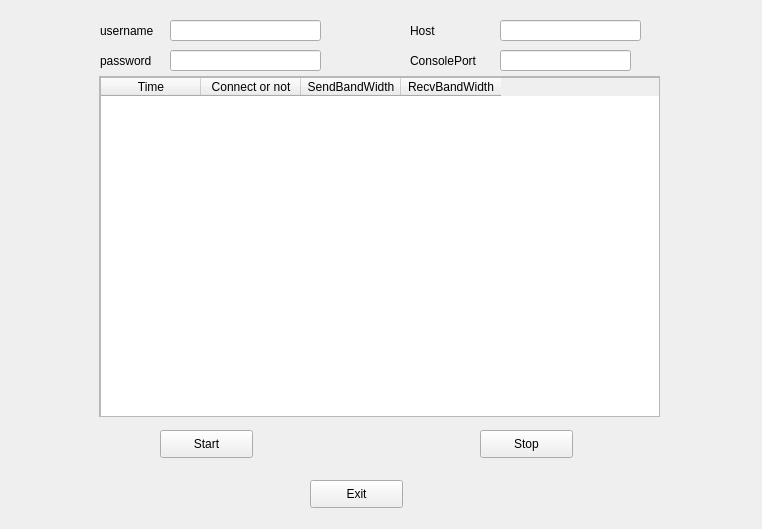
<?xml version="1.0" encoding="UTF-8"?>
<ui version="4.0">
 <class>Form</class>
 <widget class="QWidget" name="Form">
  <property name="geometry">
   <rect>
    <x>0</x>
    <y>0</y>
    <width>762</width>
    <height>529</height>
   </rect>
  </property>
  <property name="windowTitle">
   <string>Form</string>
  </property>
  <widget class="QScrollArea" name="scrollArea">
   <property name="geometry">
    <rect>
     <x>99</x>
     <y>76</y>
     <width>561</width>
     <height>341</height>
    </rect>
   </property>
   <property name="widgetResizable">
    <bool>true</bool>
   </property>
   <widget class="QWidget" name="scrollAreaWidgetContents">
    <property name="geometry">
     <rect>
      <x>0</x>
      <y>0</y>
      <width>559</width>
      <height>339</height>
     </rect>
    </property>
    <widget class="QTableWidget" name="tableWidget">
     <property name="geometry">
      <rect>
       <x>0</x>
       <y>0</y>
       <width>561</width>
       <height>341</height>
      </rect>
     </property>
     <property name="columnCount">
      <number>4</number>
     </property>
     <column>
      <property name="text">
       <string>Time</string>
      </property>
     </column>
     <column>
      <property name="text">
       <string>Connect or not</string>
      </property>
     </column>
     <column>
      <property name="text">
       <string>SendBandWidth</string>
      </property>
     </column>
     <column>
      <property name="text">
       <string>RecvBandWidth</string>
      </property>
     </column>
    </widget>
   </widget>
  </widget>
  <widget class="QPushButton" name="Start_btn">
   <property name="geometry">
    <rect>
     <x>160</x>
     <y>430</y>
     <width>93</width>
     <height>28</height>
    </rect>
   </property>
   <property name="text">
    <string>Start</string>
   </property>
  </widget>
  <widget class="QPushButton" name="Stop_btn">
   <property name="geometry">
    <rect>
     <x>480</x>
     <y>430</y>
     <width>93</width>
     <height>28</height>
    </rect>
   </property>
   <property name="text">
    <string>Stop</string>
   </property>
  </widget>
  <widget class="QPushButton" name="Exit_btn">
   <property name="geometry">
    <rect>
     <x>310</x>
     <y>480</y>
     <width>93</width>
     <height>28</height>
    </rect>
   </property>
   <property name="text">
    <string>Exit</string>
   </property>
  </widget>
  <widget class="QLabel" name="Host_label">
   <property name="geometry">
    <rect>
     <x>410</x>
     <y>20</y>
     <width>71</width>
     <height>21</height>
    </rect>
   </property>
   <property name="text">
    <string>Host</string>
   </property>
  </widget>
  <widget class="QLabel" name="ConsolePort_lable">
   <property name="geometry">
    <rect>
     <x>410</x>
     <y>50</y>
     <width>91</width>
     <height>21</height>
    </rect>
   </property>
   <property name="text">
    <string>ConsolePort</string>
   </property>
  </widget>
  <widget class="QLineEdit" name="Host_text">
   <property name="geometry">
    <rect>
     <x>500</x>
     <y>20</y>
     <width>141</width>
     <height>21</height>
    </rect>
   </property>
   <property name="text">
    <string/>
   </property>
  </widget>
  <widget class="QLineEdit" name="ConsolePort_text">
   <property name="geometry">
    <rect>
     <x>500</x>
     <y>50</y>
     <width>131</width>
     <height>21</height>
    </rect>
   </property>
  </widget>
  <widget class="QLabel" name="username_lable">
   <property name="geometry">
    <rect>
     <x>100</x>
     <y>20</y>
     <width>72</width>
     <height>21</height>
    </rect>
   </property>
   <property name="text">
    <string>username</string>
   </property>
  </widget>
  <widget class="QLabel" name="label">
   <property name="geometry">
    <rect>
     <x>100</x>
     <y>50</y>
     <width>72</width>
     <height>21</height>
    </rect>
   </property>
   <property name="text">
    <string>password</string>
   </property>
  </widget>
  <widget class="QLineEdit" name="username_text">
   <property name="geometry">
    <rect>
     <x>170</x>
     <y>20</y>
     <width>151</width>
     <height>21</height>
    </rect>
   </property>
  </widget>
  <widget class="QLineEdit" name="password_text">
   <property name="geometry">
    <rect>
     <x>170</x>
     <y>50</y>
     <width>151</width>
     <height>21</height>
    </rect>
   </property>
  </widget>
 </widget>
 <resources/>
 <connections/>
</ui>
